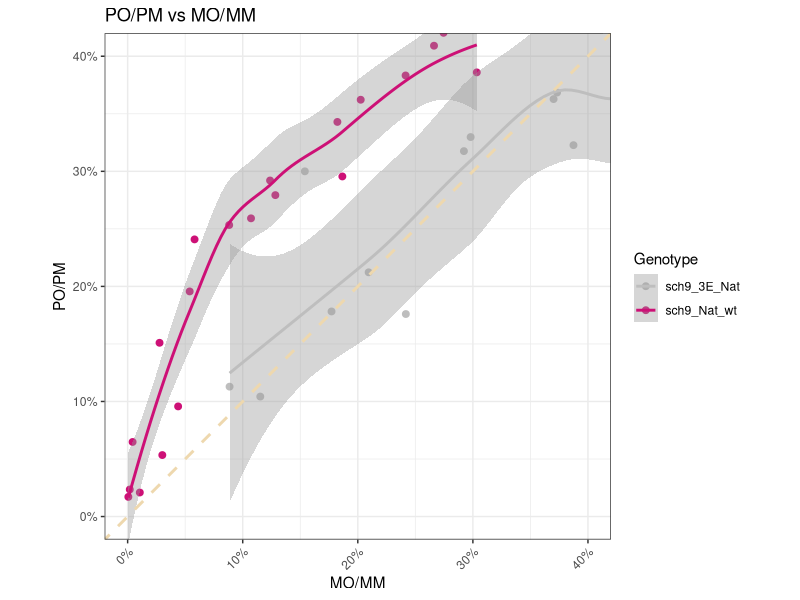
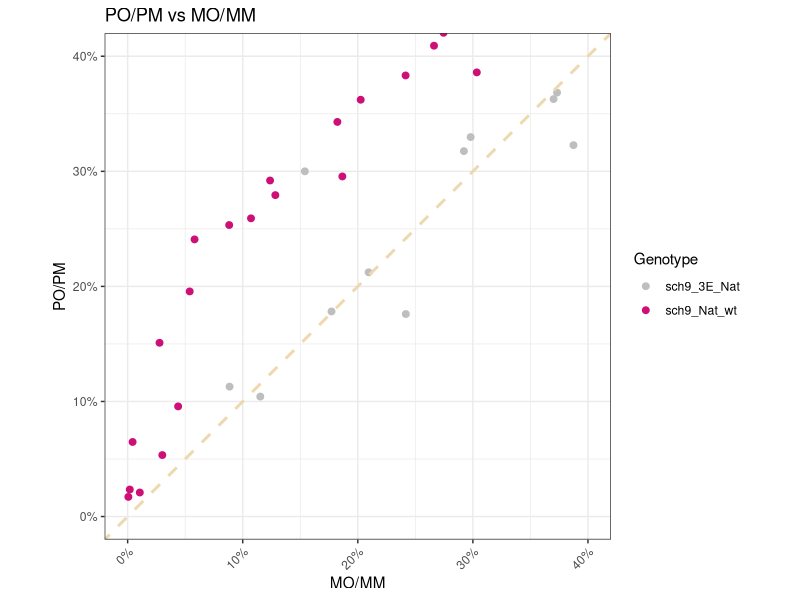
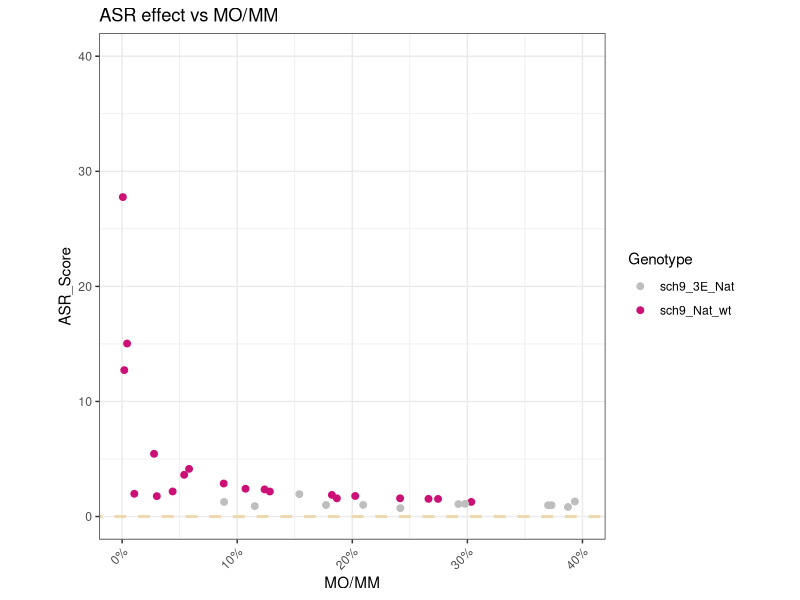
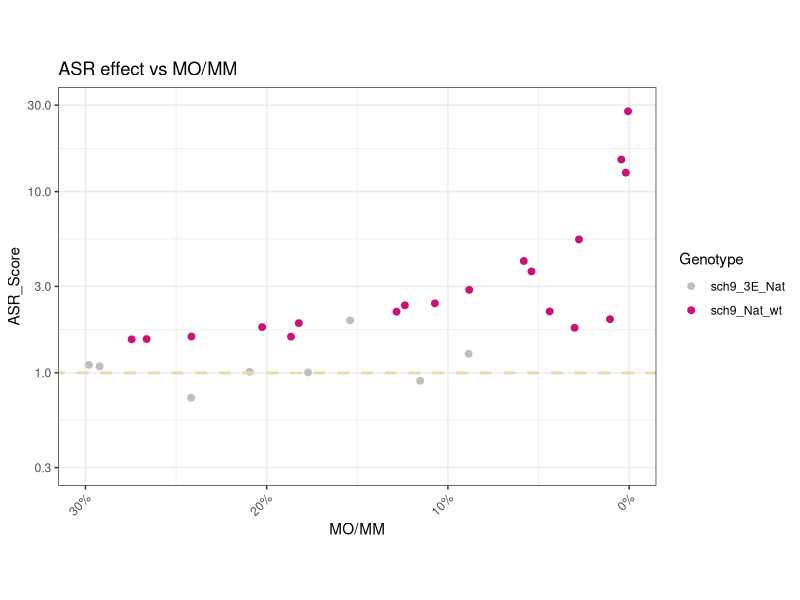

These figures' R source, in order:
## ---- chunk 1
library(tidyverse)
library(ggplot2)
library(dplyr)
library(mgcv)
library(broom)
library(viridis)
## ---- chunk 2
asr_raw <- read.csv("../input/CgSCH9_3E_mutant_ASR_raw.csv")

# scatterplot of MO/MM vs PO/PM
#png("../output/MO_vs_PO.png", width = 4, height = 4, units = 'in',res = 300) # png for slides
asr_raw  %>% subset(., MO.MM != 1 & PO.PM != 1) %>%
  ggplot(aes(x = MO.MM, y = PO.PM)) + 
  geom_point(aes(color = Genotype),size = 2) + 
  geom_smooth(aes(color = Genotype)) +  # fit to a loess model with 95% CI 
  #geom_smooth(aes(color = Strain, fill = Strain), method = "lm") +
  #scale_color_viridis(discrete = TRUE, option = "D") +
  #scale_fill_viridis(discrete = TRUE) + 

  # change decimal scale to pct
  scale_y_continuous(labels = scales::percent, breaks = seq(0, 0.4, 0.1)) +
  scale_x_continuous(labels = scales::percent, breaks = seq(0, 0.4, 0.1)) +
  scale_color_manual(values = c("grey", "deeppink3", "hotpink", "darkorchid2", "deepskyblue", "dodgerblue3", "grey20", "seagreen1"))  +
  # change the scale of x and y axis
  coord_fixed(ratio = 1, xlim = c(0,0.4), ylim = c(0,0.4), expand = TRUE, clip = "on") +
  geom_abline(slope = 1, intercept = 0, color="wheat2", linetype="dashed", size=1) +
  theme_bw() +
  theme(axis.text.x=element_text(angle=45,hjust=1)) +
  ylab("PO/PM") +
  xlab("MO/MM") +
  ggtitle("PO/PM vs MO/MM")


# scatterplot of MO/MM vs PO/PM
asr_raw  %>% subset(., MO.MM != 1 & PO.PM != 1) %>%
  ggplot(aes(x = MO.MM, y = PO.PM)) + 
  geom_point(aes(color = Genotype),size = 2) + 
  #geom_smooth(aes(color = Strain)) +  # fit to a loess model with 95% CI 
  #geom_smooth(aes(color = Strain, fill = Strain), method = "lm") +
  #scale_color_viridis(discrete = TRUE, option = "D") +
  #scale_fill_viridis(discrete = TRUE) + 

  # change decimal scale to pct
  scale_y_continuous(labels = scales::percent, breaks = seq(0, 0.4, 0.1)) +
  scale_x_continuous(labels = scales::percent, breaks = seq(0, 0.4, 0.1)) +
  scale_color_manual(values = c("grey", "deeppink3", "hotpink", "darkorchid2", "deepskyblue", "dodgerblue3", "grey20", "seagreen1"))  +
  # change the scale of x and y axis
  coord_fixed(ratio = 1, xlim = c(0,0.4), ylim = c(0,0.4), expand = TRUE, clip = "on") +
  geom_abline(slope = 1, intercept = 0, color="wheat2", linetype="dashed", size=1) +
  theme_bw() +
  theme(axis.text.x=element_text(angle=45,hjust=1)) +
  ylab("PO/PM") +
  xlab("MO/MM") +
  ggtitle("PO/PM vs MO/MM")
#  ggsave("../output/d122422_MO_vs_PO.png", width = 4, height = 4, units = 'in',dpi = 300)

## ---- chunk 3
# MO/MM vs ASR Score
asr_raw %>% mutate(.,ASR_Score = PO.PM/MO.MM, .keep = "all") %>% subset(., MO.MM != 1 & ASR_Score != 1) %>%
  ggplot(aes(x = MO.MM, y = ASR_Score)) + 
  geom_point(aes(color = Genotype),size = 2) + 
  #scale_color_viridis(discrete = TRUE, option = "D") +
  #scale_fill_viridis(discrete = TRUE) + 

  # change decimal scale to pct
  scale_x_continuous(labels = scales::percent, breaks = seq(0, 0.4, 0.1)) +
  scale_color_manual(values = c("grey", "deeppink3", "hotpink", "darkorchid2", "deepskyblue", "dodgerblue3", "grey20", "seagreen1"))  +
  # change the scale of x and y axis
  coord_fixed(ratio = 0.01, xlim = c(0,0.4), ylim = c(0,40), expand = TRUE, clip = "on") +
  geom_abline(slope = 0, intercept = 0, color="wheat2", linetype="dashed", size=1) +
  theme_bw() +
  theme(axis.text.x=element_text(angle=45,hjust=1)) +
  ylab("ASR_Score") +
  xlab("MO/MM") +
  ggtitle("ASR effect vs MO/MM")
#  ggsave("../output/ASR_vs_MOvsMM.png", width = 4, height = 4, units = 'in',dpi = 300)

# MO/MM vs ASR Score with loess fit
asr_raw %>% mutate(.,ASR_Score = PO.PM/MO.MM, .keep = "all") %>% subset(., MO.MM != 1 & ASR_Score != 1) %>%
  ggplot(aes(x = MO.MM, y = ASR_Score)) + 
  geom_point(aes(color = Genotype),size = 2) + 
  # change decimal scale to pct
  scale_y_continuous(trans = "log10")+
  scale_x_reverse(lim = c(0.3,0), labels = scales::percent, breaks = seq(0, 0.4, 0.1)) +
  scale_color_manual(values = c("grey", "deeppink3", "hotpink", "darkorchid2", "deepskyblue", "dodgerblue3", "grey20", "seagreen1"))  +
  coord_fixed(ratio = 0.1,xlim = c(0.3,0),ylim = c(0.3,30)) +
  geom_abline(slope = 0, intercept = 0, color="wheat2", linetype="dashed", size=1) +
  theme_bw() +
  theme(axis.text.x=element_text(angle=45,hjust=1)) +
  ylab("ASR_Score") +
  xlab("MO/MM") +
  ggtitle("ASR effect vs MO/MM")
#  ggsave("../output/ASR_vs_MOvsMM_rev_x_logy.png", width = 4, height = 4, units = 'in',dpi = 300)
  
